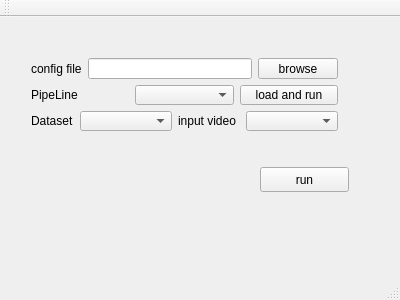
<?xml version="1.0" encoding="UTF-8"?>
<ui version="4.0">
 <class>MainWindow</class>
 <widget class="QMainWindow" name="MainWindow">
  <property name="geometry">
   <rect>
    <x>0</x>
    <y>0</y>
    <width>400</width>
    <height>300</height>
   </rect>
  </property>
  <property name="windowTitle">
   <string>MainWindow</string>
  </property>
  <widget class="QWidget" name="centralWidget">
   <widget class="QPushButton" name="pushButton">
    <property name="geometry">
     <rect>
      <x>260</x>
      <y>150</y>
      <width>89</width>
      <height>25</height>
     </rect>
    </property>
    <property name="text">
     <string>run</string>
    </property>
   </widget>
   <widget class="QWidget" name="layoutWidget">
    <property name="geometry">
     <rect>
      <x>20</x>
      <y>30</y>
      <width>329</width>
      <height>95</height>
     </rect>
    </property>
    <layout class="QVBoxLayout" name="verticalLayout">
     <item>
      <layout class="QHBoxLayout" name="horizontalLayout_3">
       <item>
        <widget class="QLabel" name="label_3">
         <property name="text">
          <string>config file</string>
         </property>
        </widget>
       </item>
       <item>
        <widget class="QLineEdit" name="lineEdit_inputPath"/>
       </item>
       <item>
        <widget class="QPushButton" name="pushButton_inputPath">
         <property name="text">
          <string>browse</string>
         </property>
        </widget>
       </item>
      </layout>
     </item>
     <item>
      <layout class="QHBoxLayout" name="horizontalLayout">
       <item>
        <widget class="QLabel" name="label">
         <property name="text">
          <string>PipeLine</string>
         </property>
        </widget>
       </item>
       <item>
        <widget class="QComboBox" name="comboBox_pipeline"/>
       </item>
       <item>
        <widget class="QPushButton" name="pushButton_pipeline">
         <property name="text">
          <string>load and run</string>
         </property>
        </widget>
       </item>
      </layout>
     </item>
     <item>
      <layout class="QHBoxLayout" name="horizontalLayout_4">
       <item>
        <widget class="QLabel" name="label_6">
         <property name="text">
          <string>Dataset</string>
         </property>
        </widget>
       </item>
       <item>
        <widget class="QComboBox" name="comboBox_dataset">
         <property name="sizePolicy">
          <sizepolicy hsizetype="Expanding" vsizetype="Fixed">
           <horstretch>0</horstretch>
           <verstretch>0</verstretch>
          </sizepolicy>
         </property>
        </widget>
       </item>
       <item>
        <widget class="QLabel" name="label_4">
         <property name="text">
          <string>input video </string>
         </property>
        </widget>
       </item>
       <item>
        <widget class="QComboBox" name="comboBox_video">
         <property name="sizePolicy">
          <sizepolicy hsizetype="Expanding" vsizetype="Fixed">
           <horstretch>0</horstretch>
           <verstretch>0</verstretch>
          </sizepolicy>
         </property>
        </widget>
       </item>
      </layout>
     </item>
    </layout>
   </widget>
  </widget>
  <widget class="QMenuBar" name="menuBar">
   <property name="geometry">
    <rect>
     <x>0</x>
     <y>0</y>
     <width>400</width>
     <height>22</height>
    </rect>
   </property>
  </widget>
  <widget class="QToolBar" name="mainToolBar">
   <attribute name="toolBarArea">
    <enum>TopToolBarArea</enum>
   </attribute>
   <attribute name="toolBarBreak">
    <bool>false</bool>
   </attribute>
  </widget>
  <widget class="QStatusBar" name="statusBar"/>
 </widget>
 <layoutdefault spacing="6" margin="11"/>
 <resources/>
 <connections/>
</ui>
